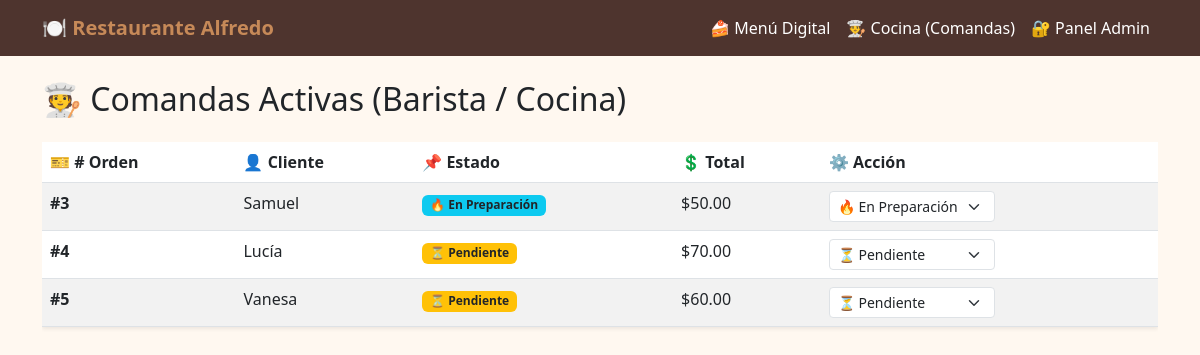
The app's page /cocina/ (signed in), older data.
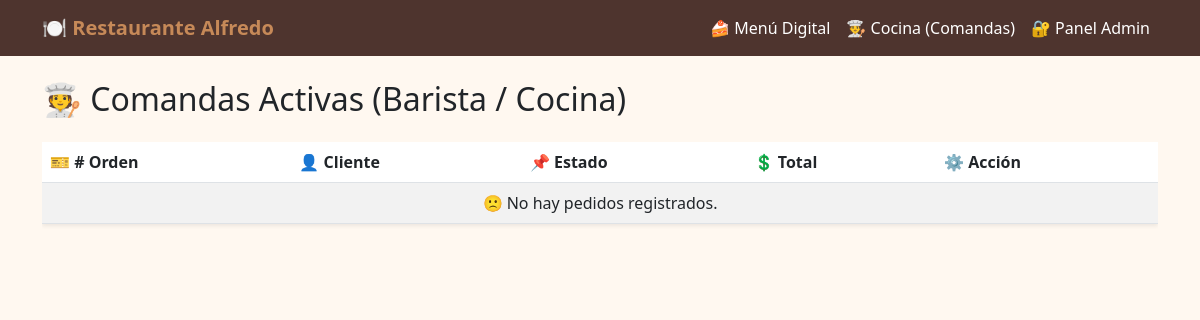
The same page, newer data.
### partidos/models.py (models this page shows, shortened)
class Pedido(models.Model):
    ESTADOS = [
        ('PENDIENTE', 'Pendiente'),
        ('EN_PREPARACION', 'En Preparación'),
        ('LISTO', 'Listo para Entrega'),
        ('ENTREGADO', 'Entregado'),
    ]
    cliente_nombre = models.CharField(max_length=100)
    producto = models.ForeignKey(
        Producto,
        on_delete=models.CASCADE,
        related_name='pedidos',
        null=True,
        blank=True
    )
    fecha = models.DateTimeField(auto_now_add=True)
    estado = models.CharField(max_length=15, choices=ESTADOS, default='PENDIENTE')
    total = models.DecimalField(max_digits=8, decimal_places=2, default=0.00)

### partidos/views.py (the view)
# urls.py: path('cocina/', views.cocina_view, name='cocina'),
@login_required
@user_passes_test(es_cocina, login_url='/admin/login/')
def cocina_view(request):
    pedidos = PedidoDAO.obtener_pendientes_o_en_preparacion()
    return render(request, 'mainvista/cocina.html', {'pedidos': pedidos})

### partidos/dao/partidos_dao.py (called while the page is built)
    @staticmethod
    def obtener_pendientes_o_en_preparacion() -> List[Pedido]:
        return Pedido.objects.select_related('producto').filter(
            estado__in=['PENDIENTE', 'EN_PREPARACION']
        ).order_by('fecha')

### partidos/views.py (called while the page is built)
def es_cocina(user):
    return user.is_authenticated and (user.groups.filter(name='Cocina').exists() or user.is_staff)

### partidos/templates/mainvista/cocina.html (shortened to what this page needs)
{% extends 'mainvista/base.html' %}
{% block content %}
<h2 class="mb-4">🧑‍🍳 Comandas Activas (Barista / Cocina)</h2>
<div class="table-responsive">
    <table class="table table-striped table-hover bg-white shadow-sm">
        <thead style="background-color: #4E342E; color: white;">
            <tr>
                <th>🎫 # Orden</th>
                <th>👤 Cliente</th>
                <th>📌 Estado</th>
                <th>💲 Total</th>
                <th>⚙️ Acción</th>
            </tr>
        </thead>
        <tbody>
            {% for pedido in pedidos %}
            <tr>
                <td><strong>#{{ pedido.id }}</strong></td>
                <td>{{ pedido.cliente_nombre }}</td>
                <td>
                    <span class="badge
                        {% if pedido.estado == 'PENDIENTE' %}bg-warning text-dark
                        {% elif pedido.estado == 'EN_PREPARACION' %}bg-info text-dark
                        {% elif pedido.estado == 'LISTO' %}bg-primary
                        {% else %}bg-success{% endif %}">
                        {% if pedido.estado == 'PENDIENTE' %}⏳
                        {% elif pedido.estado == 'EN_PREPARACION' %}🔥
                        {% elif pedido.estado == 'LISTO' %}✅
                        {% else %}📦{% endif %}
                        {{ pedido.get_estado_display }}
                    </span>
                </td>
                <td>${{ pedido.total }}</td>
                <td>
                    <form action="{% url 'cambiar_estado' pedido.id %}" method="POST" class="d-inline">
                        <select name="nuevo_estado" onchange="this.form.submit()" class="form-select form-select-sm d-inline-block w-auto">
                            <option value="PENDIENTE" {% if pedido.estado == 'PENDIENTE' %}selected{% endif %}>⏳ Pendiente</option>
                            <option value="EN_PREPARACION" {% if pedido.estado == 'EN_PREPARACION' %}selected{% endif %}>🔥 En Preparación</option>
                        </select>
                    </form>
                </td>
            </tr>
            {% empty %}
            <tr>
                <td colspan="5" class="text-center">🙁 No hay pedidos registrados.</td>
            </tr>
            {% endfor %}
        </tbody>
    </table>
</div>
{% endblock %}

### partidos/templates/mainvista/base.html (shortened to what this page needs)
<!DOCTYPE html>
<html lang="es">
<head>
    <link href="https://cdn.jsdelivr.net/npm/bootstrap@5.3.0/dist/css/bootstrap.min.css" rel="stylesheet">
</head>
<body>
    <nav class="navbar navbar-expand-lg">
        <div class="container">
            <a class="navbar-brand" href="{% url 'menu' %}">🍽️ Restaurante Alfredo</a>
            <div class="navbar-nav">
                <a class="nav-link" href="{% url 'menu' %}">🍰 Menú Digital</a>
                <a class="nav-link" href="{% url 'cocina' %}">🧑‍🍳 Cocina (Comandas)</a>
                <a class="nav-link" href="/admin/" target="_blank">🔐 Panel Admin</a>
            </div>
        </div>
    </nav>
    <div class="container my-4">
        {% block content %}{% endblock %}
    </div>
</body>
</html>

### partidos/templates/mainvista/base.html (style rules this page uses)
:root { --cafe-oscuro: #4E342E; --cafe-medio: #6F4518; --caramelo: #C68958; --crema: #FFF8F0; }
body { background-color: var(--crema); }
.navbar { background-color: var(--cafe-oscuro) !important; }
.navbar-brand { color: var(--caramelo) !important; font-weight: bold; }
.nav-link { color: #FFF !important; }

Row changes from the older to the newer data that the page shows:
no longer on this page (row edited): Pedido: id "3", cliente_nombre "Samuel", estado "En Preparación", total "50.00", nuevo_estado "🔥 En Preparación"
no longer on this page (row edited): Pedido: id "4", cliente_nombre "Lucía", estado "Pendiente", total "70.00", nuevo_estado "⏳ Pendiente"
no longer on this page (row edited): Pedido: id "5", cliente_nombre "Vanesa", estado "Pendiente", total "60.00", nuevo_estado "⏳ Pendiente"
Text that changed along with them:
text now shown: "🙁 No hay pedidos registrados."
